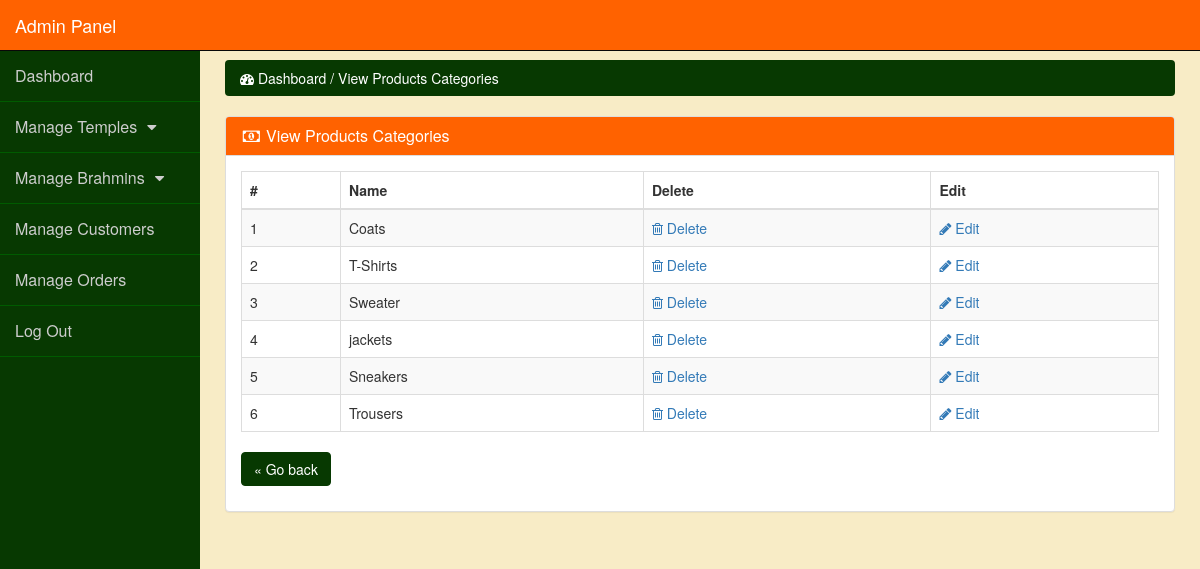
Page /admin_panel/index.php?view_p_cats (signed in) on the committed database.
### tables this page shows
CREATE TABLE `product_categories` (
  `p_cat_id` int(10) NOT NULL,
  `p_cat_title` text NOT NULL,
  `p_cat_top` text NOT NULL,
  `p_cat_image` text NOT NULL
);

### admin_panel/view_p_cats.php (the view)
<?php
if(!isset($_SESSION['admin_email'])){
echo "<script>window.open('login.php','_self')</script>";
}
else {
?>
<div class="row">
<div class="col-lg-12">
<ol class="breadcrumb">
<li class="active">
<i class="fa fa-dashboard"></i> Dashboard / View Products Categories
</li>
</ol>
</div>
</div>
<div class="row">
<div class="col-lg-12">
<div class="panel panel-default">
<div class="panel-heading">
<h3 class="panel-title">
<i class="fa fa-money fa-fw"> </i> View Products Categories
</h3>
</div>
<div class="panel-body">
<div class="table-responsive">
<table class="table table-bordered table-hover table-striped">
<thead>
<tr>
<th>#</th>
<th>Name</th>
<th>Delete</th>
<th>Edit</th>
</tr>
</thead>
<tbody>
<?php
$i=0;
$get_p_cats = "select * from product_categories";
$run_p_cats = mysqli_query($con,$get_p_cats);
while($row_p_cats = mysqli_fetch_array($run_p_cats)){
$p_cat_id = $row_p_cats['p_cat_id'];
$p_cat_title = $row_p_cats['p_cat_title'];
$i++;
?>
<tr>
<td> <?php echo $i; ?> </td>
<td> <?php echo $p_cat_title; ?> </td>
<td>
<a href="index.php?delete_p_cat=<?php echo $p_cat_id; ?>">
<i class="fa fa-trash-o"></i> Delete
</a>
</td>
<td>
<a href="index.php?edit_p_cat=<?php echo $p_cat_id; ?>">
<i class="fa fa-pencil"></i> Edit
</a>
</td>
</tr>
<?php } ?>
</tbody>
</table>
</div>
<p>
	<a href="javascript:history.go(-1)" title="Return to the previous page" class="btn btn-primary">« Go back</a>
</p>
</div>
</div>
</div>
</div>
<?php } ?>

### admin_panel/css/style.css (style rules this page uses)
body { margin-top:100px; background-color: #f8ecc6; }
@media (min-width: 768px) { body { margin-top:50px; } }
.panel-body { border-radius:5px; }
.panel-default>.panel-heading { color: #fff; background-color: #ff6200; }
.btn-primary { color: #fff; background-color: #073901; border-color: #073901; }
.breadcrumb { background-color: #073901; }
.breadcrumb>.active { color: #fff; }

### rows in the picture
product_categories: p_cat_title "Coats"
product_categories: p_cat_title "T-Shirts"
product_categories: p_cat_title "Sweater"
product_categories: p_cat_title "jackets"
product_categories: p_cat_title "Sneakers"
product_categories: p_cat_title "Trousers"
